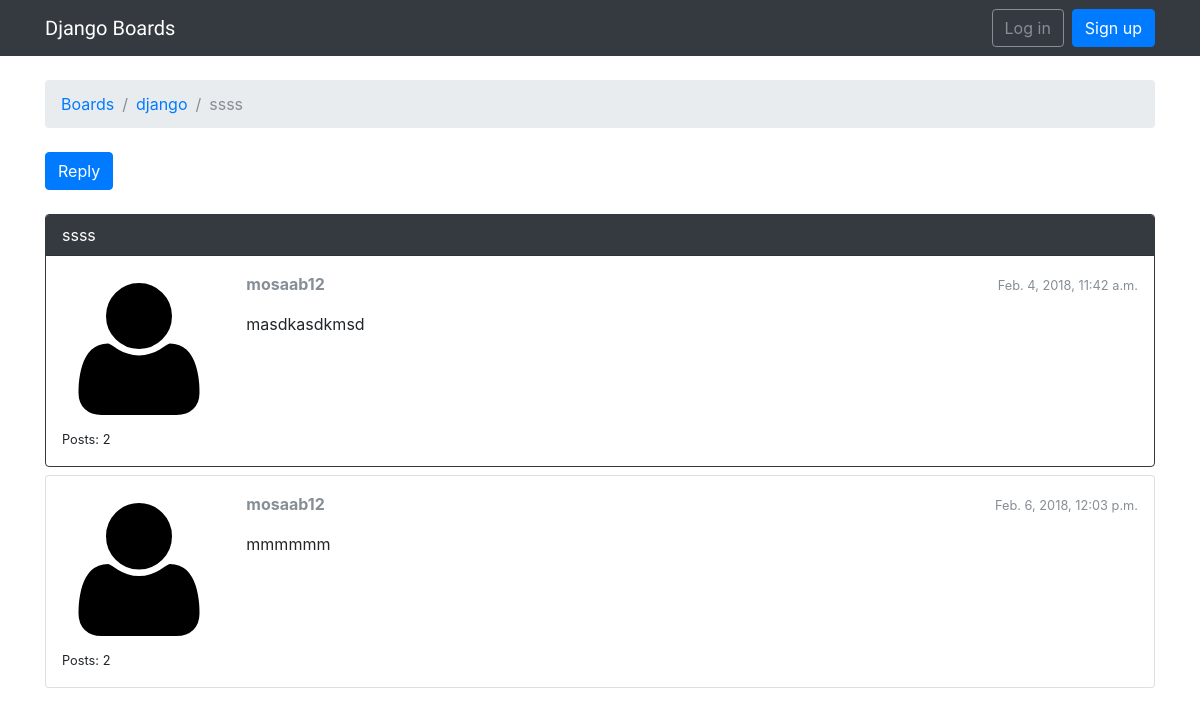
/boards/1/topics/7/, run on an earlier commit of the app's database.
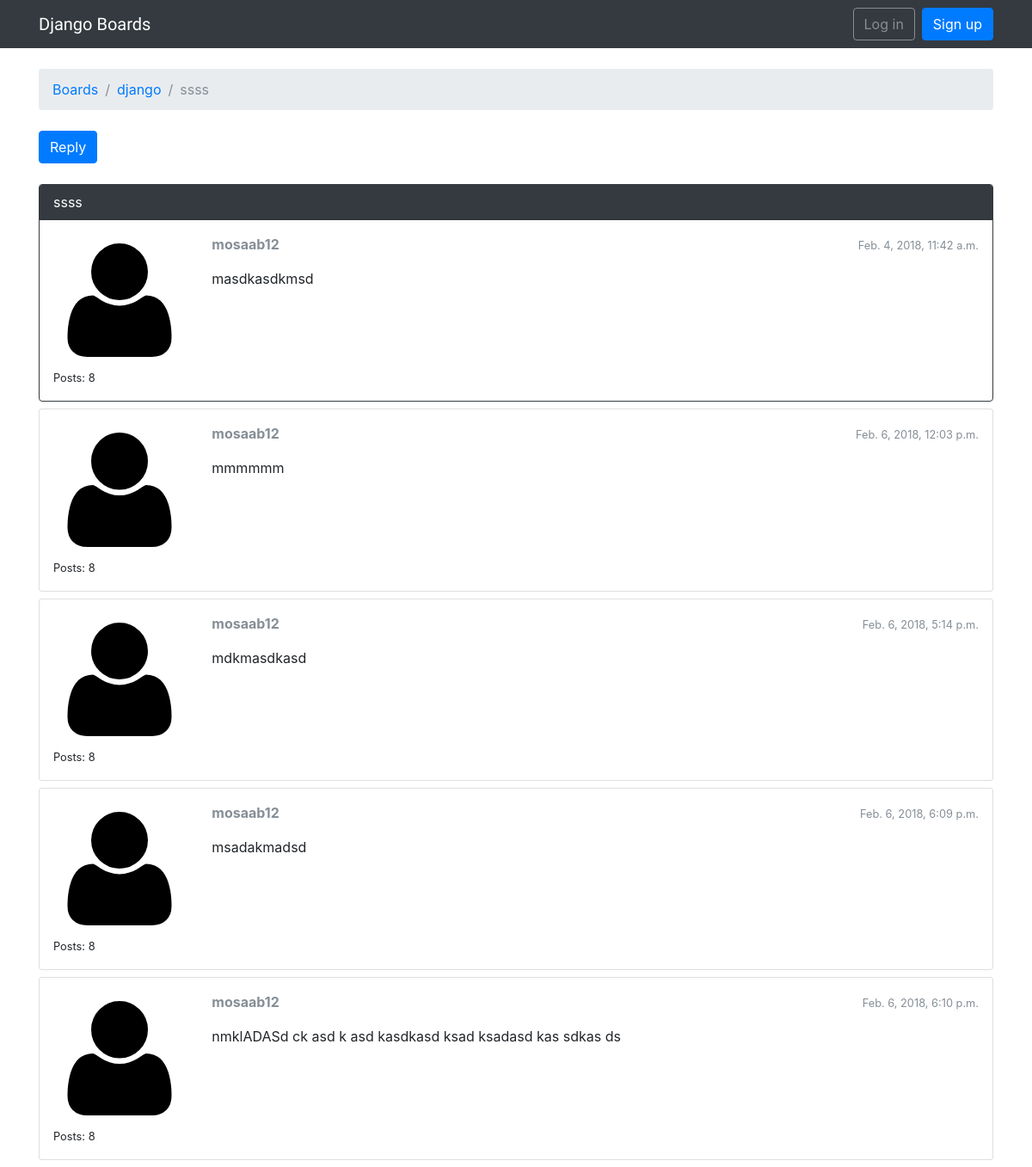
And on a later commit of the database.
### boards/models.py (models this page shows, shortened)
class Topic(models.Model):
    subject = models.CharField(max_length=255)
    last_updated = models.DateTimeField(auto_now_add=True)
    board = models.ForeignKey(Board,related_name='topics')
    starter = models.ForeignKey(User, related_name='topics')
    views = models.PositiveIntegerField(default=0)

class Board(models.Model):
    name = models.CharField(max_length=30,unique=True)
    description = models.CharField(max_length=100)

class Post(models.Model):
    message = models.TextField(max_length=4000)
    topic = models.ForeignKey(Topic,related_name='posts')
    created_at = models.DateTimeField(auto_now_add=True)
    updated_at = models.DateTimeField(null=True)
    created_by = models.ForeignKey(User, related_name='posts')
    updated_by = models.ForeignKey(User, null=True, related_name='+')

### boards/views.py (the view)
# urls.py: url(r'^boards/(?P<pk>\d+)/topics/(?P<topic_pk>\d+)/$', views.topic_posts, name='topic_posts'),
def topic_posts(request, pk,topic_pk):
    topic = get_object_or_404(Topic, board__pk = pk,pk =topic_pk)
    topic.views += 1
    topic.save()
    return render(request,'topic_posts.html',{'topic':topic})

### templates/topic_posts.html (shortened to what this page needs)
{% extends 'base.html' %}
{% load static %}
{% block breadcrumb %}
  <li class="breadcrumb-item"><a href="{% url 'home' %}">Boards</a></li>
  <li class="breadcrumb-item"><a href="{% url 'board_topics' topic.board.pk %}">{{ topic.board.name }}</a></li>
  <li class="breadcrumb-item active">{{ topic.subject }}</li>
{% endblock %}
{% block content %}
  <div class="mb-4">
    <a href="{% url 'reply_topic' topic.board.pk topic.pk %}" class="btn btn-primary" role="button">Reply</a>
  </div>
  {% for post in topic.posts.all %}
    <div class="card mb-2 {% if forloop.first %}border-dark{% endif %}">
      {% if forloop.first %}
        <div class="card-header text-white bg-dark py-2 px-3">{{ topic.subject }}</div>
      {% endif %}
      <div class="card-body p-3">
        <div class="row">
          <div class="col-2">
            <img src="{% static 'img/avatar.svg' %}" alt="{{ post.created_by.username }}" class="w-100">
            <small>Posts: {{ post.created_by.posts.count }}</small>
          </div>
          <div class="col-10">
            <div class="row mb-3">
              <div class="col-6">
                <strong class="text-muted">{{ post.created_by.username }}</strong>
              </div>
              <div class="col-6 text-right">
                <small class="text-muted">{{ post.created_at }}</small>
              </div>
            </div>
            {{ post.message }}
          </div>
        </div>
      </div>
    </div>
  {% endfor %}
{% endblock %}

### templates/base.html (shortened to what this page needs)
{% load static %}
<!DOCTYPE html>
<html>
    <head>
        <link rel="stylesheet" href="{% static 'css/bootstrap.min.css' %}">
        <link rel="stylesheet" href="{% static 'css/main.css' %}">
    </head>
    <body>
        {% block body %}
            <nav class="navbar navbar-expand-lg navbar-dark bg-dark">
                <div class="container">
                    <a class="navbar-brand" href="{% url 'home' %}">Django Boards</a>
                    <div class="collapse navbar-collapse" id="mainMenu">
                        {% if user.is_authenticated %}
                            <ul class="navbar-nav ml-auto">
                                <li class="nav-item dropdown">
                                    <a class="nav-link dropdown-toggle" href="#" id="userMenu" data-toggle="dropdown" aria-haspopup="true" aria-expanded="false">
                                        {{ user.username }}
                                    </a>
                                    <div class="dropdown-menu dropdown-menu-right" aria-labelledby="userMenu">
                                        <a class="dropdown-item" href="#">My Account</a>
                                        <a class="dropdown-item" href="#">Change passord</a>
                                        <div class="dropdown-divider"></div>
                                        <a class="dropdown-item" href="{% url 'logout' %}">Log out</a>
                                    </div>
                                </li>
                            </ul>
                        {% else %}
                            <form class="form-inline ml-auto">
                                <a href="{% url 'login' %}" class="btn btn-outline-secondary">Log in</a>
                                <a href="{% url 'signup' %}" class="btn btn-primary ml-2">Sign up</a>
                            </form>
                        {% endif %}
                    </div>
                </div>
            </nav>
            <div class="container">
                <nav aria-label="breadcrumb" role="navigation">
                    <ol class="breadcrumb my-4">
                        {% block breadcrumb %}
                        {% endblock breadcrumb %}
                    </ol>
                </nav>
                {% block content %}
                {% endblock content %}
            </div>
        {% endblock body %}
    </body>
</html>

### static/css/main.css (style rules this page uses)
.navbar-brand { font-family: 'Peralta',cursive; }

What changed in the data, as far as the page shows it:
computed for Post "masdkasdkmsd": created_by.posts.count "2" → "8"
computed for Post "mmmmmm": created_by.posts.count "2" → "8"
added Post: created_by.posts.count "8", created_by.username "mosaab12", created_at "Feb. 6, 2018, 5:14 p.m.", message "mdkmasdkasd"
added Post: created_by.posts.count "8", created_by.username "mosaab12", created_at "Feb. 6, 2018, 6:09 p.m.", message "msadakmadsd"
added Post: created_by.posts.count "8", created_by.username "mosaab12", created_at "Feb. 6, 2018, 6:10 p.m.", message "nmklADASd ck asd k asd kasdkasd ksad ksadasd kas sdkas ds"
